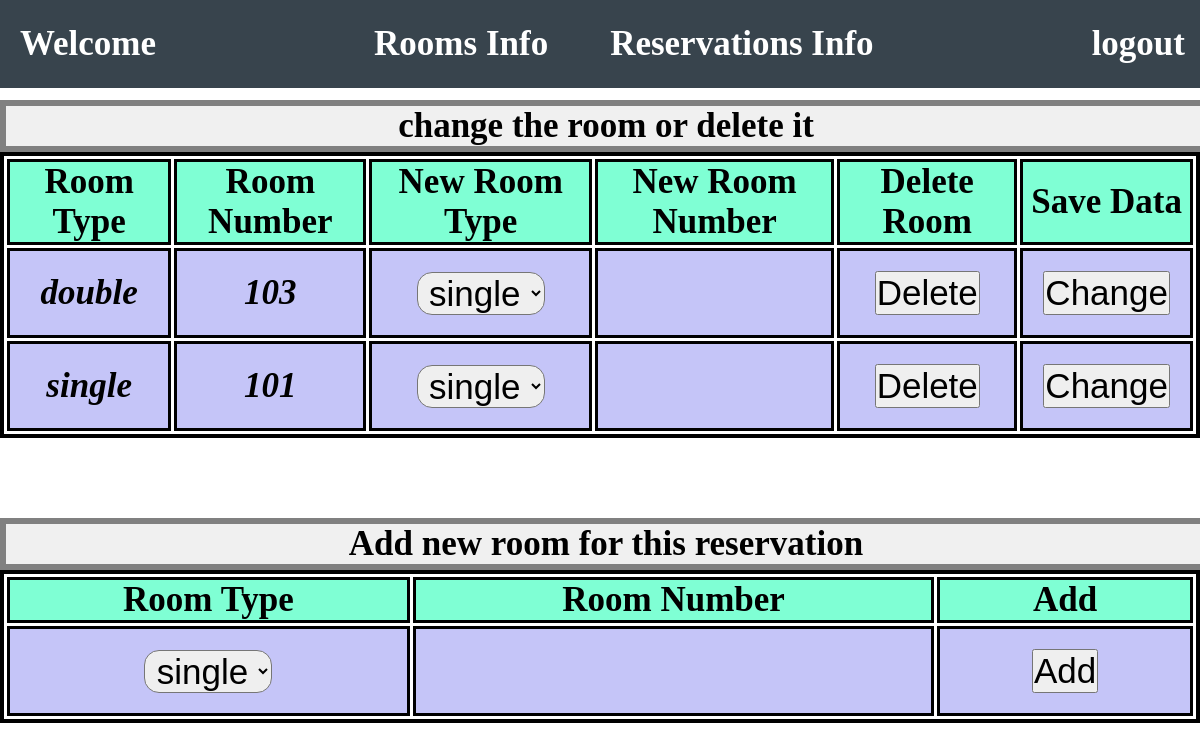
Page /Receptionist/modify_rooms_2.php?ReservationId=4 on the committed database.
### tables this page shows
CREATE TABLE `tbl_reservation_current` (
  `ReservationDetailsId` int(11) NOT NULL,
  `ReservationId` int(11) NOT NULL,
  `RoomId` int(11) NOT NULL
);

CREATE TABLE `tbl_room_details` (
  `RoomTypeId` int(11) NOT NULL,
  `RoomType` varchar(11) NOT NULL,
  `RoomFees` int(11) NOT NULL
);

CREATE TABLE `tbl_room` (
  `RoomId` int(11) NOT NULL,
  `RoomNo` int(11) NOT NULL,
  `Avalibilty` enum('available','not_available') NOT NULL,
  `RoomTypeId` int(11) NOT NULL
);

### Receptionist/modify_rooms_2.php (the view, shortened to what this page needs)
<?php include("../includes/connection.php"); ?>
<html>
    <head>
        <link rel="stylesheet" href="styles/header-style.css">
        <link rel="stylesheet" href="styles/modify2-style.css">
    </head>
    <body>
        <div class = "after-header" >
            <h1 style = "border: 6px solid gray; background-color: #f0f0f0; width: 100%; text-align: center; ">
                change the room or delete it
            </h1>
            <div class = "rooms">
                <?php
                    $sql_get_rooms = "select RoomId FROM tbl_reservation_current WHERE ReservationId = " . $_GET['ReservationId'];
                    $result_get_rooms = $con->query($sql_get_rooms);
                    if($result_get_rooms->num_rows > 0)
                    {
                        echo "<table>
                        <tr> <th>Room Type</th> <th>Room Number</th> <th>New Room Type</th> <th>New Room Number</th> <th>Delete Room </th> <th>Save Data</th></tr>";
                        $counter = 0;
                        while($row_room_id = $result_get_rooms->fetch_array())
                        {
                            $sql_get_room_data = "select RoomNo, RoomTypeId FROM tbl_room WHERE RoomId = " . $row_room_id['RoomId'];
                            $result_room_data = $con->query($sql_get_room_data);
                            $row_room_data = $result_room_data->fetch_array();
                            $sql_get_room_type = "select RoomType FROM tbl_room_details WHERE RoomTypeId = " . $row_room_data['RoomTypeId'];
                            $result_room_type = $con->query($sql_get_room_type);
                            $row_room_type = $result_room_type->fetch_array();
                            $sql_get_room_types = "select RoomType FROM tbl_room_details";
                            $result_room_types = $con->query($sql_get_room_types);
                            echo "<tr>
                            <td>" . $row_room_type['RoomType'] . "</td>
                            <td id = \"old_room_num_".$counter."\">" . $row_room_data['RoomNo'] . "</td>
                            <td> <select id = \"types_".$counter."\" onchange = \"getRooms(".$counter.")\"> ";
                            while($row_room_types = $result_room_types->fetch_array())
                            {
                                echo "<option value = \"". $row_room_types['RoomType'] . "\" > ";
                                echo $row_room_types['RoomType'];
                                echo " </option> ";
                            }
                            echo "</select></td>";
                            echo "<td id = \"new_rooms_".$counter."\"></td>
                            <td> <input type = \"button\" value = \"Delete\" onclick = \"delRoom(".$counter.")\"></td>
                            <td> <input type = \"button\" value = \"Change\" onclick = \"chanRooms(".$counter.")\"></td>
                            </tr>";
                            $counter++;
                        }
                        echo "</table>";
                    }
                    else
                    {
                        echo "<h1 style = \"text-align: center; padding-top: 100px;\">No Data Available</h1>";
                    }
                ?>
            </div>
            <br> <br>
            <h1 style = "border: 6px solid gray; background-color: #f0f0f0; width: 100%; text-align: center; ">
                Add new room for this reservation
            </h1>
            <table>
                <tr>
                    <th>Room Type</th>
                    <th>Room Number</th>
                    <th>Add</th>
                </tr>
                <tr>
                    <?php
                        $sql_get_room_types = "select RoomType FROM tbl_room_details";
                        $result_room_types = $con->query($sql_get_room_types);
                        echo "<td><select id = \"add_new_room_select\" onchange = \"getNewRoom()\"> ";
                        while($row_room_types = $result_room_types->fetch_array())
                        {
                            echo "<option value = \"". $row_room_types['RoomType'] . "\" > ";
                            echo $row_room_types['RoomType'];
                            echo " </option> ";
                        }
                        echo "</select></td>";
                        echo "<td id = \"add_new_room_options\">  </td>";
                    ?>
                    <td><input type = "button" value = "Add" onclick = "add_new_room()"></td>
                </tr>
            </table>
        </div>
    </body>
</html>

### Receptionist/styles/header-style.css (style rules this page uses)
* { padding: 0; margin: 0; font-size: 35px; }
header { font-size: 25px; font-weight: bold; background-color: #38444d; color: white; width: 100%; position: fixed; display: flex; justify-content: space-between; align-items: center; padding: 10px; z-index: 999; }
header p { padding-left: 10px; }
nav a { text-decoration: none; color: white; padding-right: 25px; }
nav li { padding-left: 15px; padding-right: 15px; }
li { float: left; }
li a, .dropbtn { display: inline-block; color: white; text-align: center; padding: 14px 16px; text-decoration: none; }
li.dropdown { display: inline-block; }

### Receptionist/styles/modify2-style.css (style rules this page uses)
div.after-header { padding-top: 100px; width: 100%; }
div.rooms { width: 100%; }
table { width: 100%; border: 4px solid; border-spacing: 3px; }
table td { padding: 20px; background-color: #c5c5f8; text-align: center; border: 3px solid; border-spacing: 3px; font-weight: bold; font-style: italic; }
table th { border: 3px solid; border-spacing: 3px; background-color: aquamarine; }
select { border-radius: 15px; text-align: center; }

### rows in the picture
tbl_reservation_current: tbl_room_details.RoomType "double", RoomId.RoomNo "103"
tbl_reservation_current: tbl_room_details.RoomType "single", RoomId.RoomNo "101"

### other values in the picture
form field value "single"
